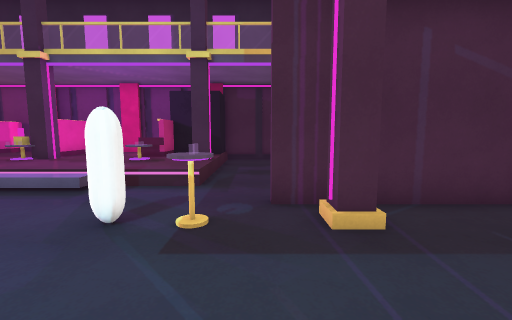
view 1 (above)

24 first-person views from a walk through a scene from a Unity 3-D project. The camera is 1.4 m above the floor, tilts 6° down and sees 90° across. The floor is counted in squares, 1 m on a side. Each view is taken from the middle of a square. On the plan, view 1 faces up. The plan holds only what a view shows up to about 13 squares ahead; the rest is blank. The player is left out. Door leaves are left out, so doorways stand open. Surface patterns are stand-ins for the level's own textures.

view 2
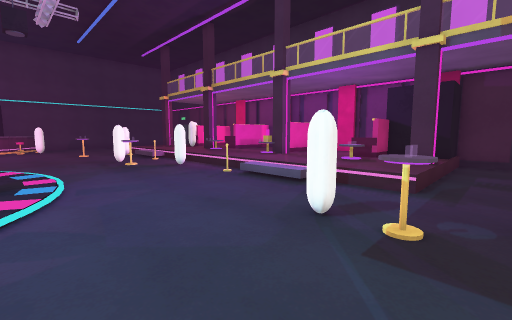

view 3
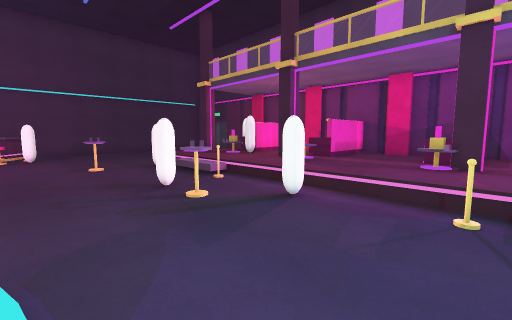

view 4
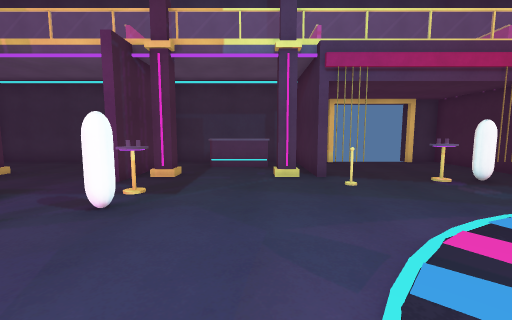

view 5
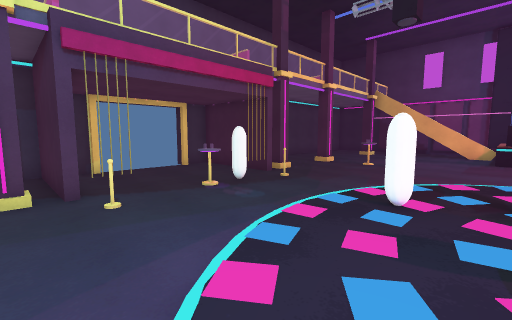

view 6
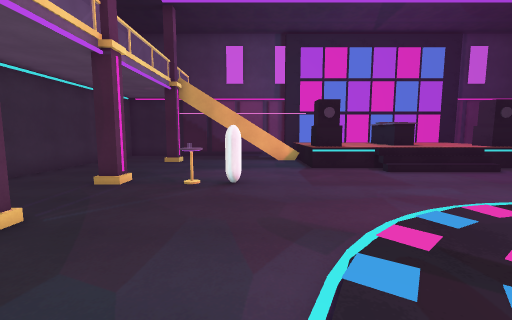

view 7
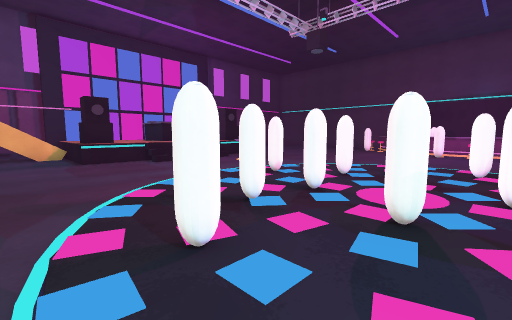

view 8
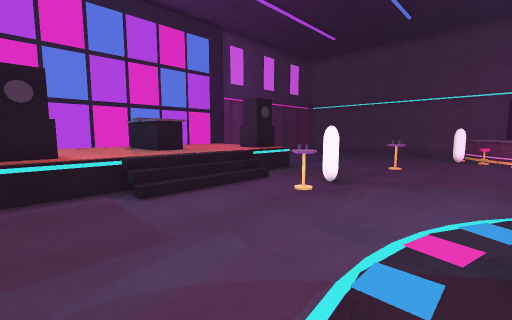

view 9
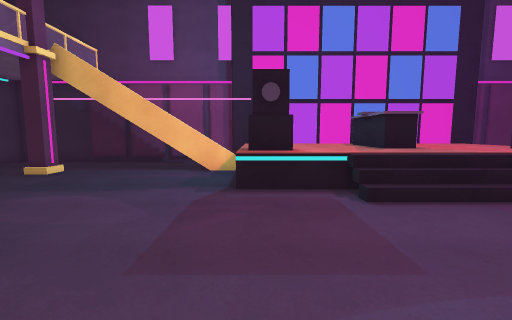

view 10
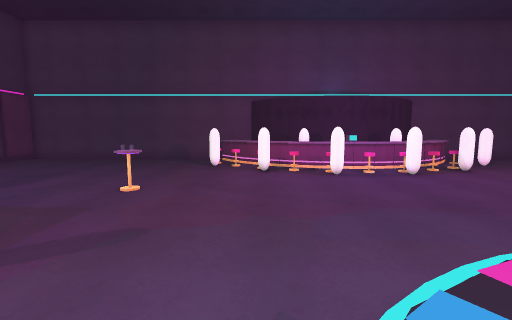

view 11
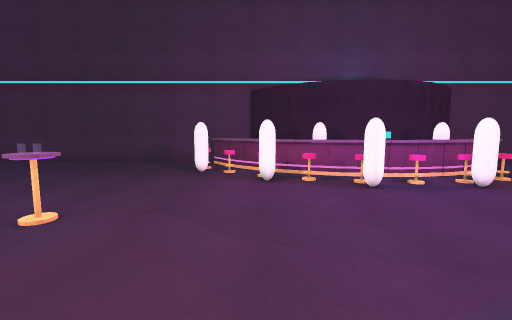

view 12
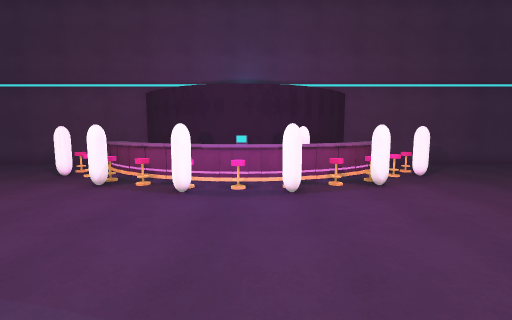

view 13
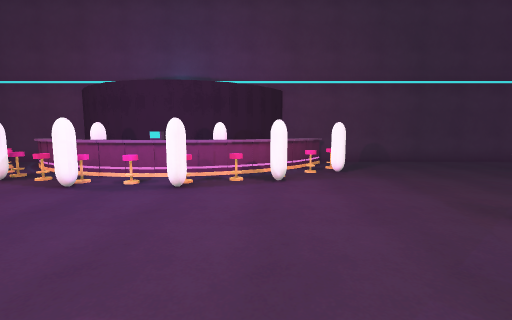

view 14
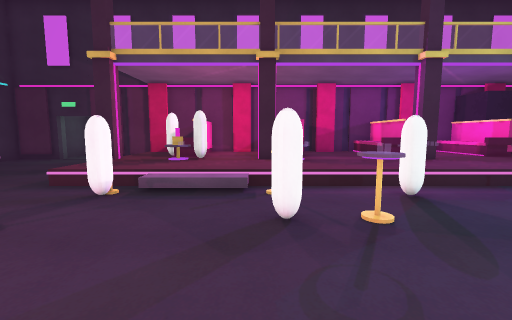

view 15
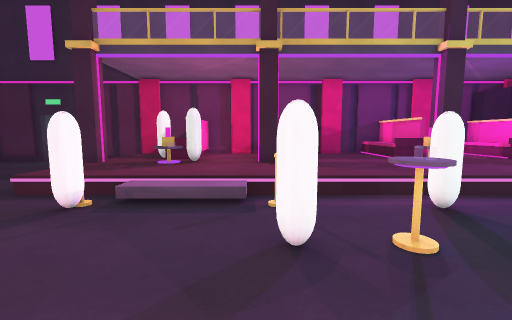

view 16
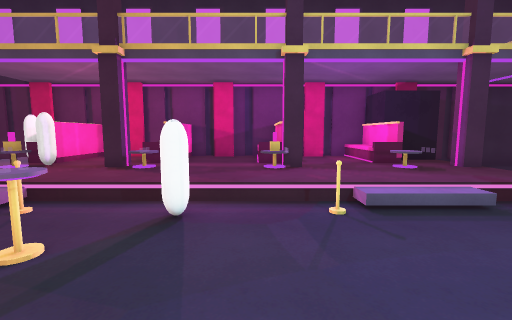

view 17
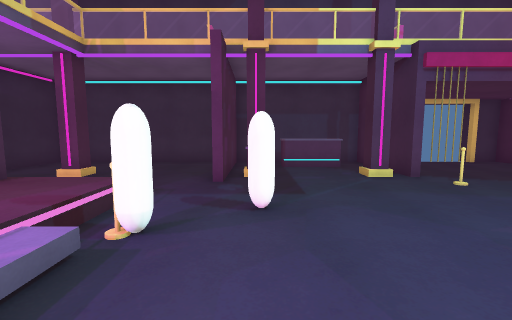

view 18
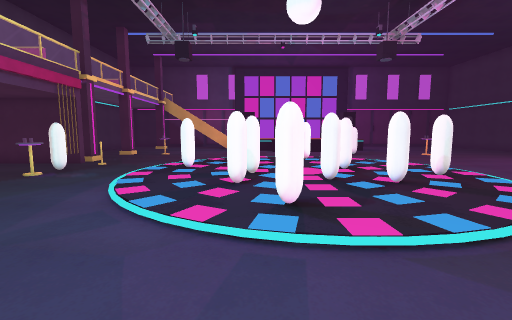

view 19
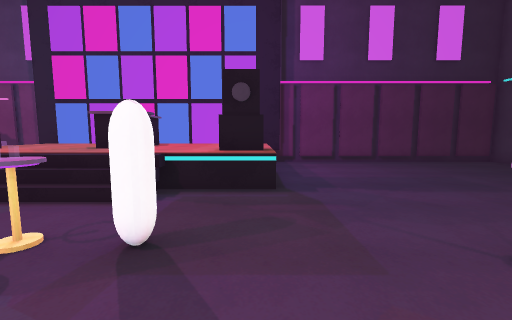

view 20
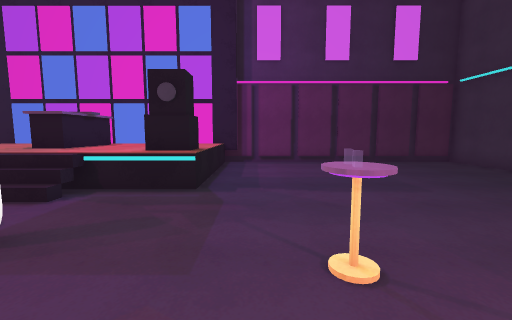

view 21
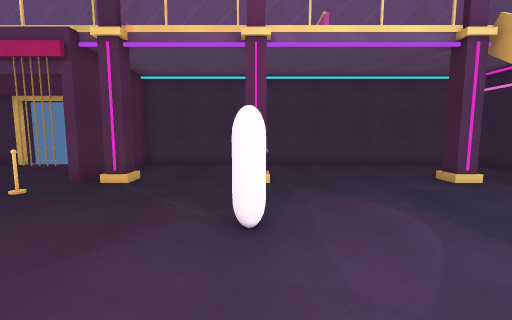

view 22
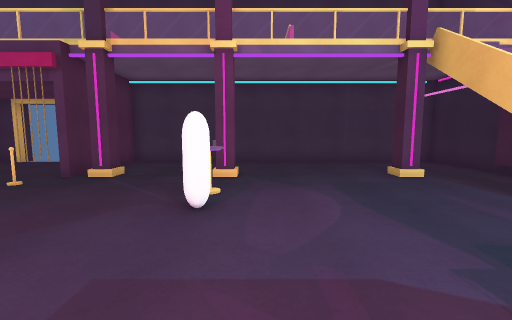

view 23
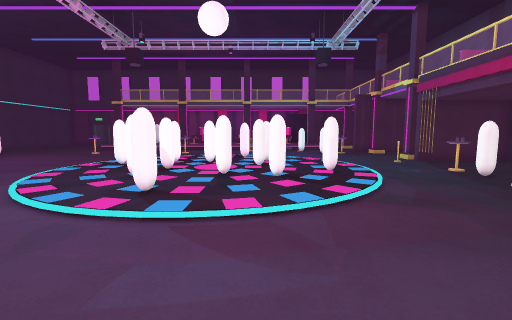

view 24
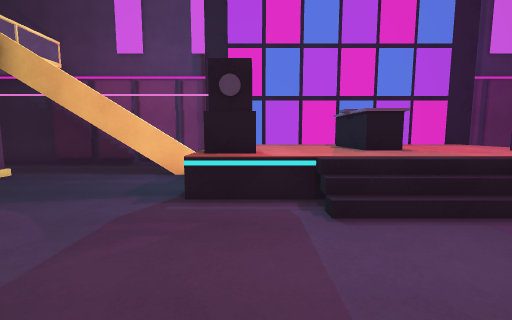

### Floor plan
Key: @ floor where view 1 was taken; # wall or solid block; x gap in a wall; . main floor; : floor 0.25 m higher than the main floor; + floor 0.5 m higher than the main floor; * floor 1 m higher than the main floor; / step, stairs or slope; D open door; = window, fence, low wall or low ledge; ^ raised ledge; O other object.
Columns run from 27 left of view 1 to 6 right of it. Each row starts with its distance up from view 1.
 14 ###   #  ####   ##################
 13 ###.. ####OO##OO##OO###OOO## ....#
 12 #.....  ++ O++ O++OO+++O##.......#
 11 #.....  +OOO++ O++OO+++O++.......#
 10 #.....  #+OO+#OO++O#++OO++.......#
  9 #......//+O++++++++x+++*++.......#
  8 #.......+++=+++=+++=+++=++.......#
  7 #.......++++++++++++++++++.......#
  6 #.........///O......O///.........#
  5 #...........................D##D##
  4 #........O...#.O..........O.##...#
  3 #........O.....................O.#
  2 #^.O#..........................O #
  1 #^^^O............////..........O #
  0   ^^.O......... /::#///....@##...#
 -1    ^^......... ::::::::/....######
 -2    #^O....... /::::::::/...O#...##
 -3     ^^O....../:##:#:::::/........D
 -4     O^O......//#::::#:::/..OO....
 -5     O^O....../:::#:::::#/...O....
 -6     ^^O....../:::::#::://..##....D
 -7    #^O......../::#:::::/..DO.....#
 -8    ^^........./::##::::/..DD######
 -9   ^^.O.........//:/:://.....##...#
-10 #^^^O............////............#
-11 #^.O#............................#
-12 #........O.......................#
-13 #........O...#.O..........O......#
-14 #................................#
-15 #.............//////.............#
-16 #...........===////===...........#
-17 #...........#O******O#...........#
-18 #...........OO**OO**OO...........#
-19 #...........****OO*** =..........#
-20 #...........****OO****=###.......#
-21 #...........****OO****:=#........#
-22 ##########.##################....#
-23   ##########           ###########

Positions as (right, up) in squares from view 1, and headings:
1: (0, 0), facing up
2: (0, 0), facing up-left
3: (-7, 1), facing up-left
4: (-7, 1), facing right
5: (-6, 0), facing down-right
6: (-3, -5), facing down
7: (-3, -3), facing down-left
8: (-6, -9), facing down-left
9: (-6, -10), facing down
10: (-11, -9), facing left
11: (-14, -9), facing left
12: (-14, -4), facing left
13: (-14, -1), facing left
14: (-14, 0), facing up
15: (-14, 1), facing up
16: (-9, 1), facing up
17: (-7, 4), facing right
18: (-7, 4), facing down
19: (-15, -10), facing down
20: (-17, -10), facing down
21: (-6, -13), facing right
22: (-7, -14), facing right
23: (-7, -14), facing up
24: (-7, -11), facing down
